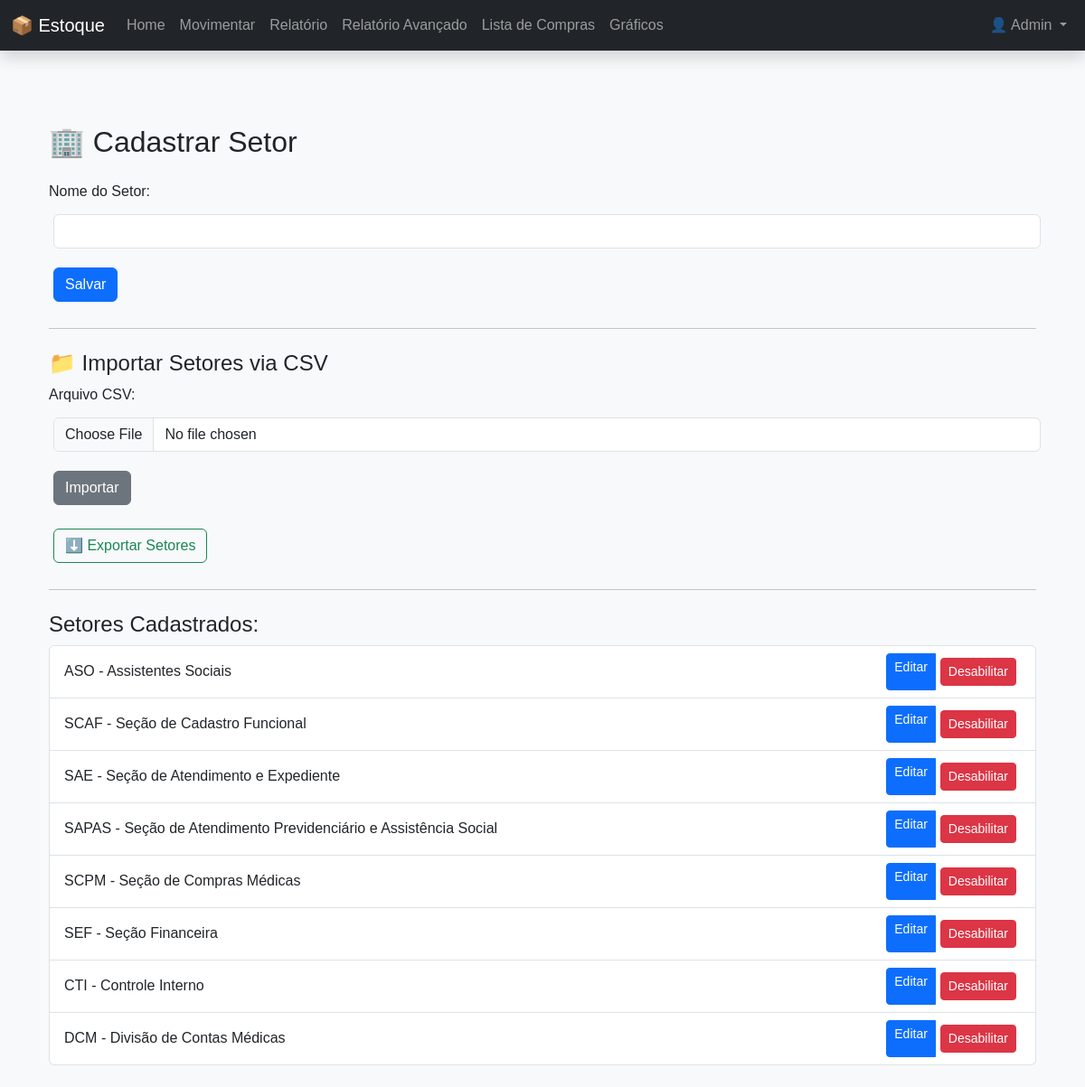
The app's page /cadastrar_setor (signed in) with its own data.
### models.py (models this page shows, shortened)
class Usuario(db.Model, UserMixin):
    id = db.Column(db.Integer, primary_key=True)
    nome = db.Column(db.String(100), nullable=False)
    email = db.Column(db.String(100), unique=True, nullable=False)
    senha = db.Column(db.String(200), nullable=False)
    tipo = db.Column(db.String(20), nullable=False, default='usuario')
    @property
    def is_admin(self):
        return self.tipo == 'admin'

class Setor(db.Model):
    __tablename__ = 'setores'
    id = db.Column(db.Integer, primary_key=True)
    nome = db.Column(db.String(100), nullable=False)
    status = db.Column(db.Boolean, default=True, nullable=True)

### app.py (the view, shortened to what this page needs)
@app.route('/cadastrar_setor', methods=['GET', 'POST'])
@login_required
def cadastrar_setor():
    if not current_user.is_admin:
        flash('Acesso negado. Você não tem permissão para acessar esta página.', 'danger')
        return redirect(url_for('index'))
    setores = Setor.query.all()
    return render_template('cadastrar_setor.html', setores=setores)

### app.py (called while the page is built)
@login_manager.user_loader
def load_user(user_id):
    return Usuario.query.get(int(user_id))

### templates/cadastrar_setor.html (shortened to what this page needs)
{% extends 'base.html' %}
{% block content %}
  <div class="container mt-5">
    <h2 class="mb-4">🏢 Cadastrar Setor</h2>
    <form method="POST">
      <div class="mb-3">
        <label for="nome" class="form-label">Nome do Setor:</label>
        <input type="text" class="form-control" id="nome" name="nome" required>
      </div>
      <button type="submit" class="btn btn-primary">Salvar</button>
    </form>
    <hr class="my-4">
    <h4>📁 Importar Setores via CSV</h4>
    <form method="POST" action="{{ url_for('importar_csv_setores') }}" enctype="multipart/form-data">
      <div class="mb-3">
        <label for="arquivo_csv" class="form-label">Arquivo CSV:</label>
        <input type="file" class="form-control" id="arquivo_csv" name="arquivo_csv" accept=".csv" required>
      </div>
      <button type="submit" class="btn btn-secondary">Importar</button>
    </form>
    <form method="GET" action="{{ url_for('exportar_csv_setores') }}" class="mt-3">
      <button type="submit" class="btn btn-outline-success">⬇️ Exportar Setores</button>
    </form>
    <hr class="my-4">
    <h4>Setores Cadastrados:</h4>
    <ul class="list-group">
      {% for setor in setores %}
        {% if setor.status %}
          <li class="list-group-item d-flex justify-content-between align-items-center">
            {{ setor.nome }}
            <div class="btn-group">
              <a href="{{ url_for('editar_setor', id=setor.id) }}" class="btn btn-sm btn-primary">Editar</a>
              <form method="POST" action="{{ url_for('desabilitar_setor', id=setor.id) }}" onsubmit="return confirm('Tem certeza que deseja desabilitar este Setor? (Essa ação não pode ser desfeita)')">
                <button type="submit" class="btn btn-sm btn-danger">Desabilitar</button>
              </form>
            </div>
          </li>
        {% endif %}
      {% endfor %}
    </ul>
  </div>
{% endblock %}

### templates/base.html (shortened to what this page needs)
<!DOCTYPE html>
<html lang="pt-br">
<head>
  <link href="https://cdn.jsdelivr.net/npm/bootstrap@5.3.3/dist/css/bootstrap.min.css" rel="stylesheet">
  <link rel="stylesheet" href="{{ url_for('static', filename='css/style.css') }}">
</head>
<body class="bg-light">
  <nav class="navbar navbar-expand-lg navbar-dark bg-dark fixed-top shadow">
    <div class="container-fluid">
      <a class="navbar-brand" href="{{ url_for('index') }}">📦 Estoque</a>
      <div class="collapse navbar-collapse" id="navbarNav">
        <ul class="navbar-nav me-auto">
          <li class="nav-item">
            <a class="nav-link {% if request.endpoint == 'index' %}active{% endif %}" href="{{ url_for('index') }}">Home</a>
          </li>
          <li class="nav-item">
            <a class="nav-link {% if request.endpoint == 'movimentar' %}active{% endif %}" href="{{ url_for('movimentar') }}">Movimentar</a>
          </li>
          <li class="nav-item">
            <a class="nav-link {% if request.endpoint == 'relatorio' %}active{% endif %}" href="{{ url_for('relatorio') }}">Relatório</a>
          </li>
          <li class="nav-item">
            <a class="nav-link {% if request.endpoint == 'relatorio_avancado' %}active{% endif %}" href="{{ url_for('relatorio_avancado') }}">Relatório Avançado</a>
          </li>
          <li class="nav-item">
            <a class="nav-link {% if request.endpoint == 'lista_compras' %}active{% endif %}" href="{{ url_for('lista_compras') }}">Lista de Compras</a>
          </li>
          <li class="nav-item">
            <a class="nav-link {% if request.endpoint == 'graficos' %}active{% endif %}" href="{{ url_for('graficos') }}">Gráficos</a>
          </li>
        </ul>
        <ul class="navbar-nav ms-auto">
        {% if current_user.is_authenticated %}
          <li class="nav-item dropdown">
            <a class="nav-link dropdown-toggle" href="#" id="userDropdown" role="button" data-bs-toggle="dropdown" aria-expanded="false">
              👤 {{ current_user.nome }}
            </a>
          </li>
        {% else %}
          <li class="nav-item">
            <a class="nav-link text-success" href="{{ url_for('login') }}">Login</a>
          </li>
        {% endif %}
        </ul>
      </div>
    </div>
  </nav>
  <main class="container my-4">
    {% block content %}{% endblock %}
  </main>
</body>
</html>

### static/css/style.css (style rules this page uses)
body { font-family: Arial, sans-serif; margin: 20px; }
form input, form button { margin: 5px; }

### templates/base.html (style rules this page uses)
body { padding-top: 70px; }

### records on screen
Usuario: nome "Admin"
Setor: nome "ASO - Assistentes Sociais"
Setor: nome "SCAF - Seção de Cadastro Funcional"
Setor: nome "SAE - Seção de Atendimento e Expediente"
Setor: nome "SAPAS - Seção de Atendimento Previdenciário e Assistência Social"
Setor: nome "SCPM - Seção de Compras Médicas"
Setor: nome "SEF - Seção Financeira"
Setor: nome "CTI - Controle Interno"
Setor: nome "DCM - Divisão de Contas Médicas"
